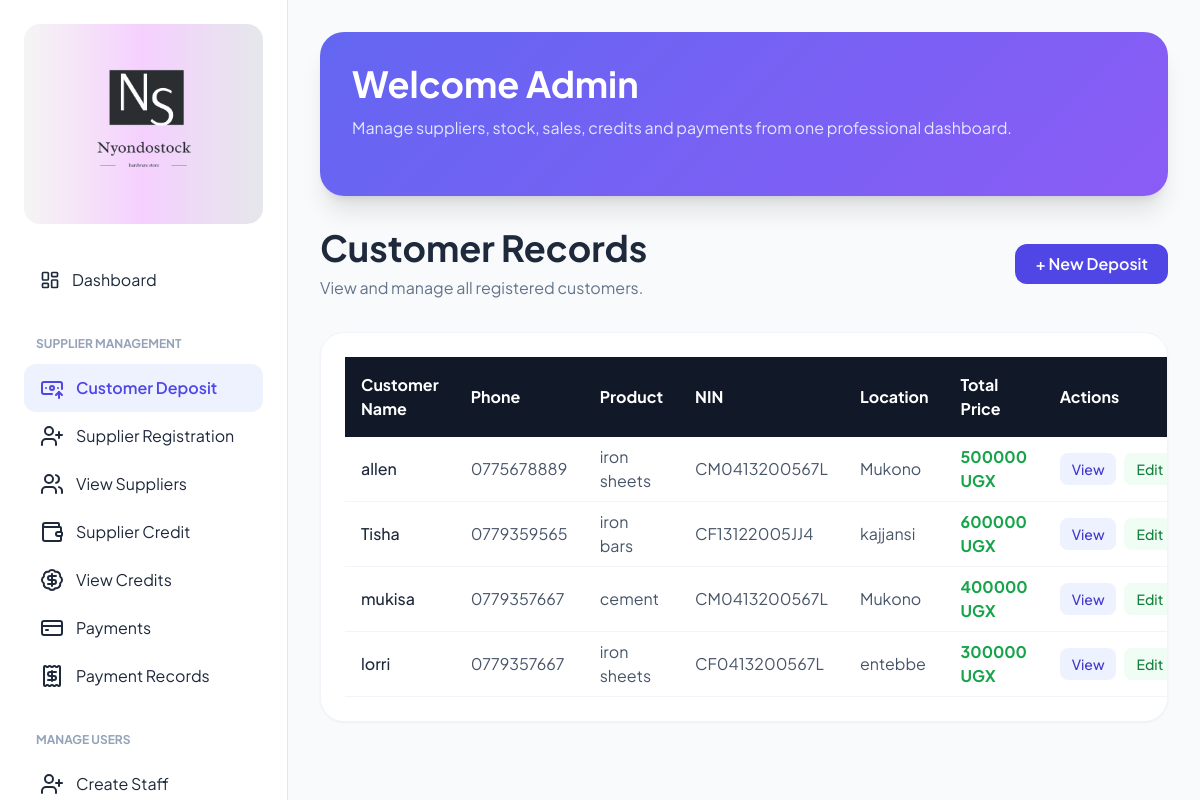
The app's page /customer_page/ with its own data.
### nyondoapp/models.py (models this page shows)
class Customer(models.Model):
    customer_name = models.CharField(max_length=30, blank=False)
    phone = models.CharField(max_length=15, validators=[validate_ug_phone])
    product_name = models.CharField(max_length=100, blank=False)
    nin = models.CharField(max_length=14, validators=[validate_nin])
    location = models.CharField(max_length=100)
    total_price = models.IntegerField()

### nyondoapp/views.py (the view)
# urls.py: path('customer_page/', views.customer_page, name="customer_page"),
def customer_page(request):
    customers = Customer.objects.all().order_by('-id')
    return render(request, 'account/customer_page.html', {'customers': customers})

### nyondoapp/templates/account/customer_page.html (shortened to what this page needs)
{% extends 'base.html' %}
{% load static %}
{% block content %}
  <div class="mb-8 flex items-center justify-between">
    <div>
      <h1 class="text-4xl font-bold text-slate-800">Customer Records</h1>
      <p class="text-slate-500 mt-2">View and manage all registered customers.</p>
    </div>
    <a href="{% url 'customer_deposit' %}" class="bg-indigo-600 hover:bg-indigo-700 text-white px-5 py-2 rounded-xl font-semibold transition">
      + New Deposit
    </a>
  </div>
  <div class="bg-white rounded-3xl p-6 shadow-sm border border-slate-100 overflow-x-auto">
    <table class="w-full min-w-[900px]">
      <thead class="bg-gray-900 text-white">
        <tr>
          <th class="text-left py-4 px-4">Customer Name</th>
          <th class="text-left py-4 px-4">Phone</th>
          <th class="text-left py-4 px-4">Product</th>
          <th class="text-left py-4 px-4">NIN</th>
          <th class="text-left py-4 px-4">Location</th>
          <th class="text-left py-4 px-4">Total Price</th>
          <th class="text-left py-4 px-4">Actions</th>
        </tr>
      </thead>
      <tbody>
        {% for customer in customers %}
        <tr class="border-b border-slate-100 hover:bg-slate-50">
          <td class="py-4 px-4 font-medium text-slate-800">{{ customer.customer_name }}</td>
          <td class="px-4 text-slate-600">{{ customer.phone }}</td>
          <td class="px-4 text-slate-600">{{ customer.product_name }}</td>
          <td class="px-4 text-slate-600">{{ customer.nin }}</td>
          <td class="px-4 text-slate-600">{{ customer.location }}</td>
          <td class="px-4 font-bold text-green-600">{{ customer.total_price }} UGX</td>
          <td class="px-4 py-4">
            <div class="flex gap-2">
              <a href="{% url 'view_customer' customer.id %}"
                class="bg-indigo-50 hover:bg-indigo-100 text-indigo-700 px-3 py-1.5 rounded-lg text-sm font-medium transition">
                View
              </a>
              <a href="{% url 'update_customer' customer.id %}"
                class="bg-green-50 hover:bg-green-100 text-green-700 px-3 py-1.5 rounded-lg text-sm font-medium transition">
                Edit
              </a>
            </div>
          </td>
        </tr>
        {% empty %}
        <tr>
          <td colspan="7" class="text-center py-8 text-slate-500">No customers found.</td>
        </tr>
        {% endfor %}
      </tbody>
    </table>
  </div>
{% endblock %}

### nyondoapp/templates/base.html (style rules this page uses)
body { font-family: "Plus Jakarta Sans", sans-serif; background-color: #f8fafc; }

### records on screen
Customer: customer_name "allen", phone "0775678889", product_name "iron sheets", nin "CM0413200567L", location "Mukono", total_price "500000"
Customer: customer_name "Tisha", phone "0779359565", product_name "iron bars", nin "CF13122005JJ4", location "kajjansi", total_price "600000"
Customer: customer_name "mukisa", phone "0779357667", product_name "cement", nin "CM0413200567L", location "Mukono", total_price "400000"
Customer: customer_name "lorri", phone "0779357667", product_name "iron sheets", nin "CF0413200567L", location "entebbe", total_price "300000"
